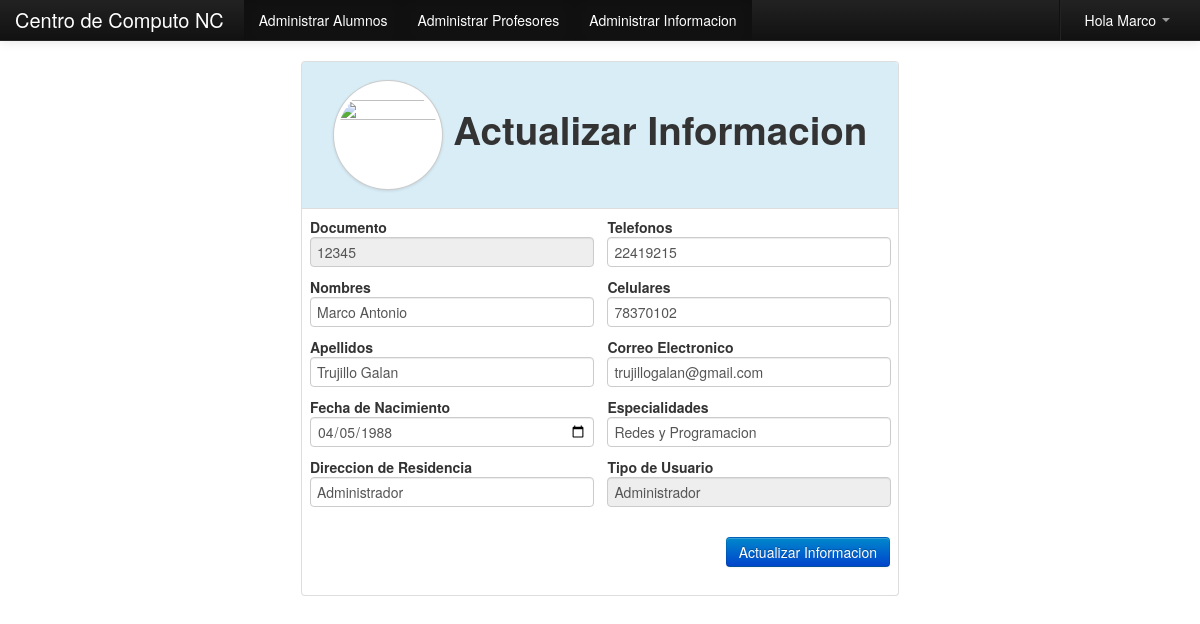
Page /cambiar_info.php (signed in) on the committed database.
### tables this page shows
CREATE TABLE IF NOT EXISTS `profesor` (
  `id` int(11) NOT NULL AUTO_INCREMENT,
  `nom` varchar(255) NOT NULL,
  `ape` varchar(255) NOT NULL,
  `doc` varchar(255) NOT NULL,
  `con` varchar(255) NOT NULL,
  `fecha` date NOT NULL,
  `dir` varchar(255) NOT NULL,
  `tel` varchar(255) NOT NULL,
  `cel` varchar(255) NOT NULL,
  `correo` varchar(255) NOT NULL,
  `especialidad` varchar(255) NOT NULL,
  `estado` varchar(255) NOT NULL,
  `tipo` varchar(255) NOT NULL,
  PRIMARY KEY (`id`)
);

### Modulos/php_conexion.php (called while the page is built, shortened)
<?php
	function limpiar($tags){
		return $tags;
	}
?>

### Modulos/class_buscar.php (called while the page is built, shortened)
<?php
class Consultar_Profesor{
	private $fetch;
	function __construct($codigo){
		$this->consulta = mysql_query("SELECT * FROM profesor WHERE doc='$codigo'");
		$this->fetch = mysql_fetch_array($this->consulta);
	}
	function consultar($campo){
		return $this->fetch[$campo];
	}
}
?>

### cambiar_info.php (the view, shortened to what this page needs)
<?php
	include_once "Modulos/php_conexion.php";
	include_once "Modulos/class_buscar.php";
	include_once "Modulos/Profesor/class/class.php";
	if($_SESSION['tipo_user']=='a' or $_SESSION['tipo_user']=='p'){
		$usu=limpiar($_SESSION['cod_user']);
	}else{
		header('Location:error.php');
	}
?>
<!DOCTYPE html>
<html lang="es">
  <head>
    <link href="css/bootstrap.css" rel="stylesheet">
    <link href="css/bootstrap-responsive.css" rel="stylesheet">
  </head>
  <body>
    <?php include_once "menu/m_principal.php"; ?>
    <div align="center">
    	<table width="50%">
          <tr>
            <td>
            	<?php
					$oProfesor=new Consultar_Profesor($usu);
				?>
                <table class="table table-bordered">
                  <tr class="info">
                    <td>
                    	<h1 align="center"><img src="img/act.jpg" width="100" height="100" class="img-circle img-polaroid"> Actualizar Informacion</h1>
                    </td>
                  </tr>
                  <tr>
                    <td>
                    	<form name="form1" method="post" action="">
                        <div class="row-fluid">
                            <div class="span6">
	<strong>Documento</strong><br>
    <input type="text" name="doc" class="input-xlarge" autocomplete="off" readonly value="<?php echo $usu; ?>"><br>
    <strong>Nombres</strong><br>
    <input type="text" name="nom" class="input-xlarge" autocomplete="off" required value="<?php echo $oProfesor->consultar('nom'); ?>"><br>
    <strong>Apellidos</strong><br>
    <input type="text" name="ape" class="input-xlarge" autocomplete="off" required value="<?php echo $oProfesor->consultar('ape'); ?>"><br>
    <strong>Fecha de Nacimiento</strong><br>
    <input type="date" name="fecha" class="input-xlarge" autocomplete="off" required value="<?php echo $oProfesor->consultar('fecha'); ?>"><br>
    <strong>Direccion de Residencia</strong><br>
    <input type="text" name="dir" class="input-xlarge" autocomplete="off" required value="<?php echo $oProfesor->consultar('dir'); ?>"><br>
                          </div>
                            <div class="span6">
	<strong>Telefonos</strong><br>
    <input type="text" name="tel" class="input-xlarge" autocomplete="off" required value="<?php echo $oProfesor->consultar('tel'); ?>"><br>
    <strong>Celulares</strong><br>
    <input type="text" name="cel" class="input-xlarge" autocomplete="off" required value="<?php echo $oProfesor->consultar('cel'); ?>"><br>
    <strong>Correo Electronico</strong><br>
    <input type="email" name="correo" class="input-xlarge" autocomplete="off" required value="<?php echo $oProfesor->consultar('correo'); ?>"><br>
    <strong>Especialidades</strong><br>
    <input type="text" name="especialidad" class="input-xlarge" autocomplete="off" required value="<?php echo $oProfesor->consultar('especialidad'); ?>"><br>
    <strong>Tipo de Usuario</strong><br>
    <?php
		if($oProfesor->consultar('tipo')=='a'){
			$tipo='Administrador';
		}else{
			$tipo='Profesor';
		}
	?>
    <input type="text" name="dir" class="input-xlarge" autocomplete="off" readonly value="<?php echo $tipo; ?>"><br><br>
    <div align="right"><button type="submit" class="btn btn-primary">Actualizar Informacion</button></div>
                          </div>
                        </div>
                        </form>
                    </td>
                  </tr>
                </table>
            </td>
          </tr>
        </table>
    </div>
  </body>
</html>

### cambiar_info.php (style rules this page uses)
body { padding-top: 60px; padding-bottom: 40px; }

### rows in the picture
profesor: nom "Marco Antonio", ape "Trujillo Galan", fecha "04/05/1988", dir "Administrador", tel "22419215", cel "78370102", correo "trujillogalan@gmail.com", especialidad "Redes y Programacion"

### other values in the picture
$_SESSION['user_name'] "Marco"
